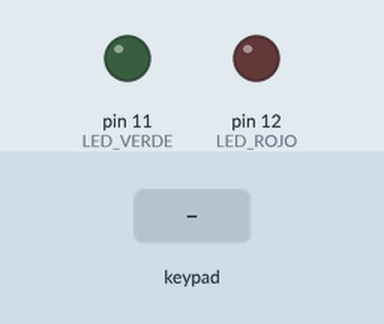
A sketch run on a simulated Arduino Uno, built with avr-gcc and run on an emulated ATmega328P. Shown: output pins drawn as LEDs (lit = HIGH). The test bench sets the inputs (shaded band). What the sketch prints to the serial monitor is not drawn.

Above: at 1.2 s.
1.3 s: keypad keys 1 2 3 4 5 6 pressed 0.4 s apart
At 4.1 s:
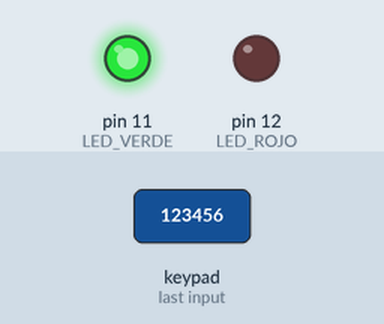
6.7 s: keypad keys 1 3 9 7 2 2 pressed 0.4 s apart
At 9.4 s:
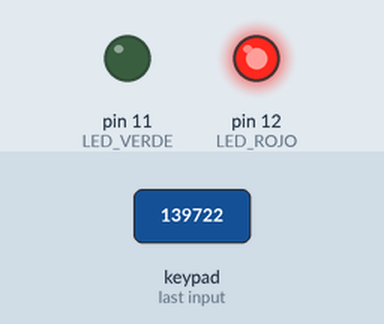
12.1 s: key 'A' pressed
13.6 s: key 'B' pressed
15.1 s: key 'C' pressed
16.6 s: keypad keys 1 2 3 4 5 6 # pressed 0.4 s apart
At 19.9 s:
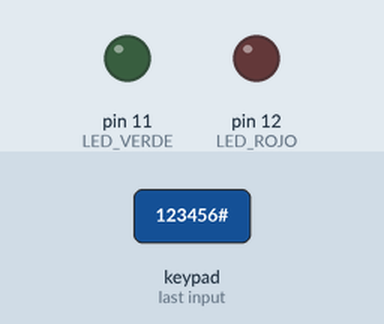
Timing chart, 0 to 21.4 s (numbered marks = the images above; inputs shaded):
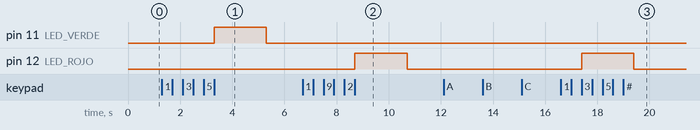

The sketch:

Teclado_membrana.ino
```cpp
#include <Keypad.h>

const byte FILAS = 4;
const byte COLUMNAS =4;
char keys [FILAS] [COLUMNAS] = {
  {'1','2','3','A'},
  {'4','5','6','B'},
  {'7','8','9','C'},
  {'*','0','#','D'}
};

byte pinesFilas [FILAS] = {9,8,7,6};
byte pinesColumnas [COLUMNAS] ={5,4,3,2};

Keypad teclado = Keypad (makeKeymap(keys),pinesFilas, pinesColumnas,FILAS,COLUMNAS);

char TECLA;
char CLAVE [7];
char CLAVE_MAESTRA [7] = "123456";
byte INDICE = 0;

int LED_VERDE = 11;
int LED_ROJO = 12;

void setup () {
  Serial.begin(9600);
  pinMode(LED_VERDE, OUTPUT);
  pinMode(LED_ROJO, OUTPUT);
}

void loop () {
  TECLA = teclado.getKey();
  if (TECLA) {
    CLAVE [INDICE] = TECLA ;
    INDICE++;
    Serial.print (TECLA);
  }
  if (INDICE==6){
    if (!strcmp (CLAVE, CLAVE_MAESTRA))
    //Serial.println (" Correcta"), delay (2000), INDICE =0;
    Serial.println (" Correcta"), digitalWrite (LED_VERDE, HIGH),delay (2000), INDICE =0, digitalWrite (LED_VERDE,LOW);
    else
    //Serial.println  (" Incorrecta"), delay (2000), INDICE = 0;
    Serial.println  (" Incorrecta"), digitalWrite (LED_ROJO,HIGH),delay (2000), INDICE = 0, digitalWrite (LED_ROJO,LOW);
  }
}
```

Measured:
- after the input at 1.3 s, pin 11 (LED_VERDE): LOW → HIGH after 2.0 s, → LOW 2.0 s later
- after the input at 6.7 s, pin 12 (LED_ROJO): LOW → HIGH after 2.0 s, → LOW 2.0 s later
- after the input at 12.1 s, every drawn part: stays the same
- after the input at 13.6 s, every drawn part: stays the same
- after the input at 15.1 s, every drawn part: stays the same
- after the input at 16.6 s, pin 12 (LED_ROJO): LOW → HIGH after 0.80 s, → LOW 2.0 s later
